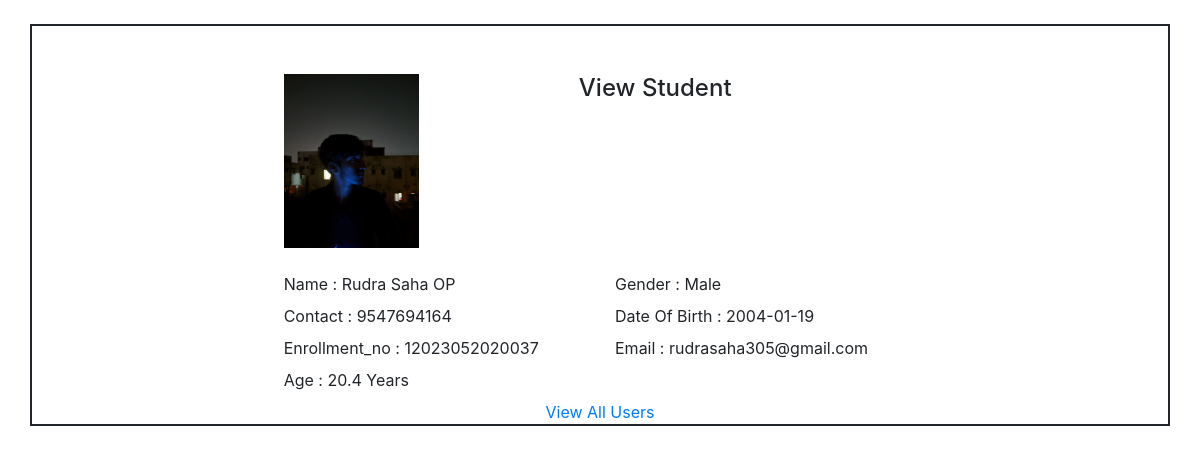
The app's page /1/view_user with its own data.
### tables this page shows
CREATE TABLE users (id INTEGER PRIMARY KEY AUTOINCREMENT, name TEXT , email TEXT, gender TEXT, contact TEXT, dob date, Enrollment_no TEXT , profile_pic BLOB);

### crud.py (the view)
@app.route("/<int:id>/view_user", methods=("GET", "POST"))
def view_user(id):
    row = get_post(id)
    with sqlite3.connect("users.db") as con:
        cur = con.cursor()
        filename_or = row["profile_pic"]
        packages =  con.execute('Select date(dob) FROM users WHERE id = ?', (id,)).fetchone()
        for dob in packages:
            dob = datetime.strptime(dob, '%Y-%m-%d')
            age = (datetime.today() - dob).days/365
            age = round(age, 1)
    return render_template("view_user.html",row = row, now_date = age,)

### crud.py (called while the page is built)
def get_post(id):
    con = sqlite3.connect("users.db")
    con.row_factory = sqlite3.Row
    user = con.execute('SELECT * FROM users WHERE id = ?',(id,)).fetchone()
    con.close()
    if user is None:
        abort(404)
    return user

### Templates/view_user.html (shortened to what this page needs)
<!DOCTYPE html>
<html>
  <head>
    <link
      rel="stylesheet"
      href="https://maxcdn.bootstrapcdn.com/bootstrap/4.4.1/css/bootstrap.min.css"
    />
    <link
      rel="stylesheet"
      href="https://cdnjs.cloudflare.com/ajax/libs/font-awesome/4.7.0/css/font-awesome.min.css"
    />
  </head>
  <body>
    <section class="contact-from pt-4">
      <div class="container" style="border: 2px solid">
        <div class="row mt-5">
          <div class="col-md-7 mx-auto">
            <div class="form-wrapper">
              <div class="row">
                <img
                  src="/static/Uploads/{{row['profile_pic']}}"
                  class="col-md-3 mb-2"
                  alt=""
                />
                <div class="col-md-8">
                  <h4 class="text-center">View Student</h4>
                </div>
              </div>
              <div class="row mt-3">
                <div class="col-md-6">
                  <label>Name :</label> {{row["name"]}}
                </div>
                <div class="col-md-6">
                  <label>Gender :</label> {{row["gender"]}}
                </div>
                <div class="col-md-6">
                  <label>Contact :</label> {{row["contact"]}}
                </div>
                <div class="col-md-6">
                  <label>Date Of Birth :</label> {{row["dob"]}}
                </div>
                <div class="col-md-6">
                  <label>Enrollment_no :</label> {{row["Enrollment_no"]}}
                </div>
                <div class="col-md-6">
                  <label>Email :</label> {{row["email"]}}
                </div>
                <div class="col-md-6">
                  <label>Age :</label> {{now_date}} Years
                </div>
              </div>
              <div class="row">
                <a href="/view" class="col-md-12 text-center">View All Users</a>
              </div>
            </div>
          </div>
        </div>
      </div>
    </section>
  </body>
</html>

### records on screen
users: profile_pic (picture), name "Rudra Saha OP", gender "Male", contact "9547694164", dob "2004-01-19", Enrollment_no "12023052020037", email "rudrasaha305@gmail.com"

### other values on screen
{{ now_date }} "20.4"
